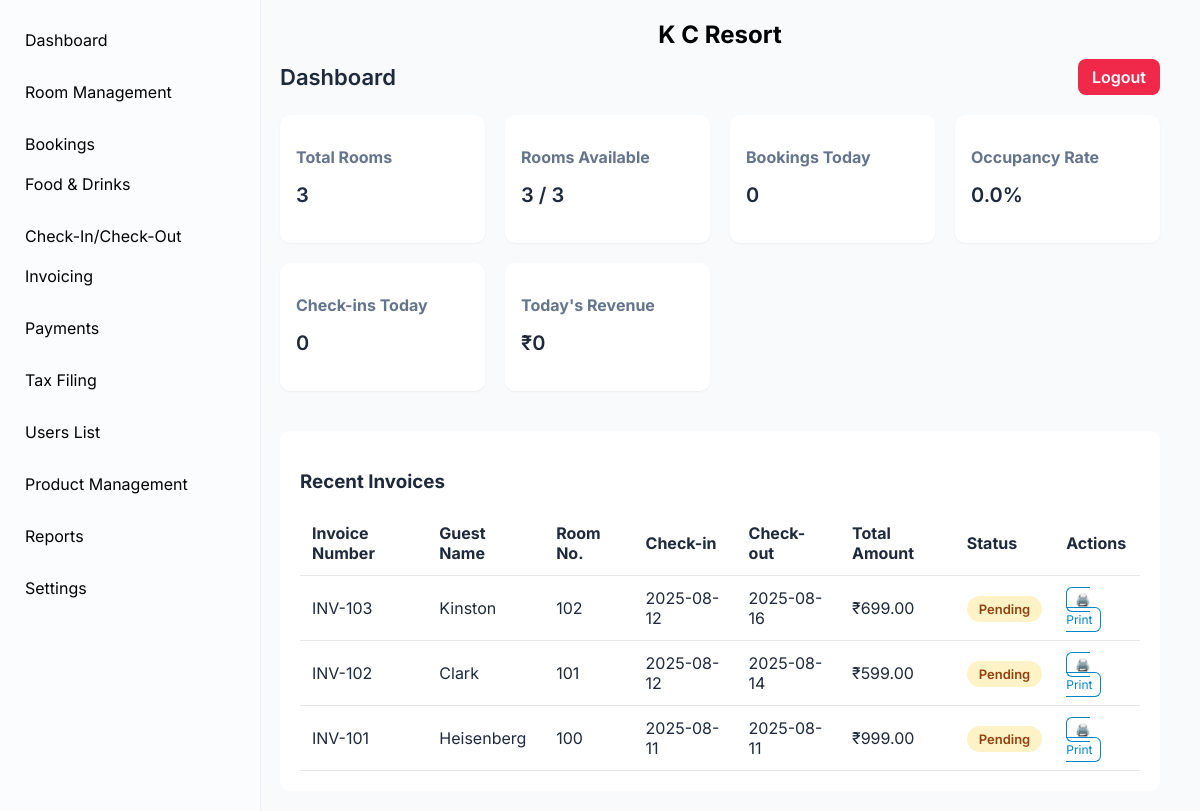
Before: /dashboard/ (signed in) with the older database file.
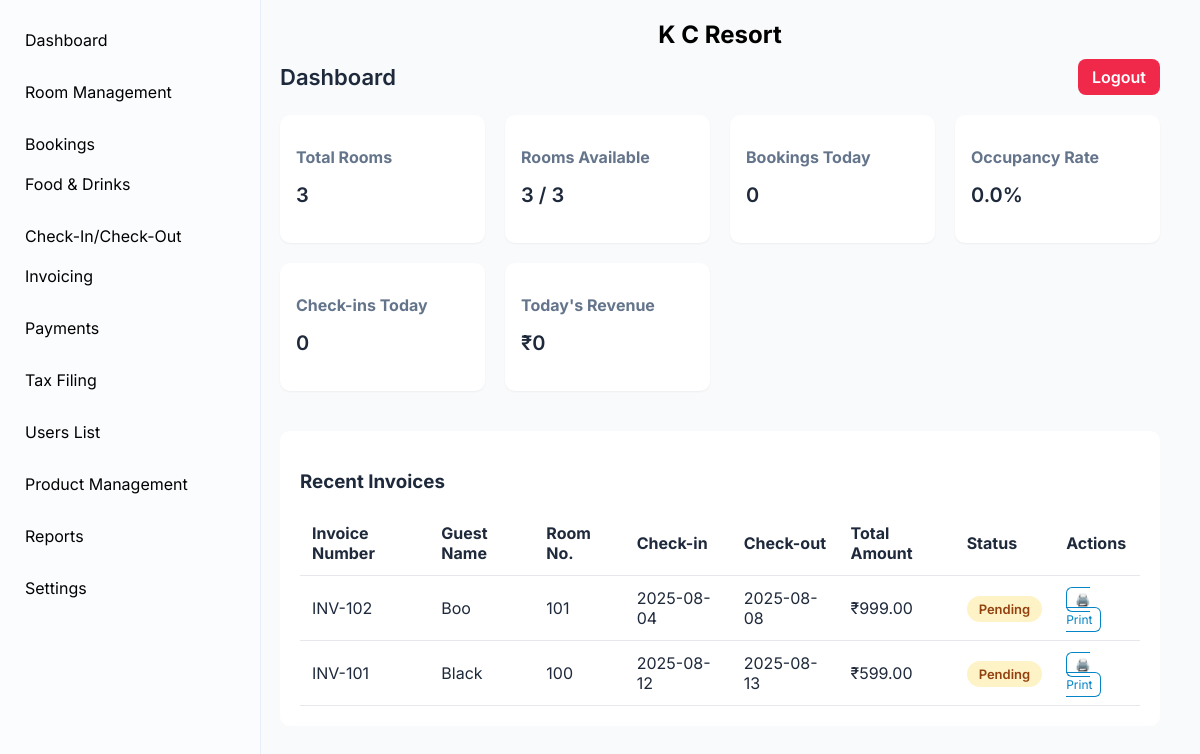
After: the same page with the newer database file.
### booking/models.py (models this page shows, shortened)
class Booking(models.Model):
    STATUS_CHOICES = [
        ('booked', 'Booked'),
        ('pre-booked', 'Pre-Booked'),
        ('completed', 'Completed'),
    ]
    PAYMENT_CHOICES = [
        ('upi', 'UPI'),
        ('cash', 'Cash'),
        ('card', 'Card'),
    ]
    PAYMENT_STATUS_CHOICES = [
        ('paid', 'Paid'),
        ('pending', 'Pending'),
        ('cancelled', 'Cancelled'),
    ]
    customer_name = models.CharField(max_length=100)
    phone_number = models.CharField(max_length=15)
    address = models.TextField(blank=True, null=True)
    document_type = models.CharField(
        max_length=50,
        choices=[('Aadhar', 'Aadhar'), ('License', 'License'), ('PAN', 'PAN')],
        default='Aadhar'
    )
    document_number = models.CharField(max_length=50)
    room = models.ForeignKey(Room, on_delete=models.CASCADE)
    adults = models.PositiveIntegerField(default=1)
    children = models.PositiveIntegerField(default=0)
    status = models.CharField(max_length=20, choices=STATUS_CHOICES, default='booked')
    checkin_datetime = models.DateTimeField(default=now)
    checkout_datetime = models.DateTimeField(blank=True, null=True)
    payment_type = models.CharField(max_length=10, choices=PAYMENT_CHOICES, default='cash')
    payment_status = models.CharField(max_length=10, choices=PAYMENT_STATUS_CHOICES, default='pending')
    apply_gst = models.BooleanField(default=False)
    price = models.DecimalField(max_digits=10, decimal_places=2, default=0)  # final total price
    cgst_amount = models.DecimalField(max_digits=10, decimal_places=2, default=0)
    sgst_amount = models.DecimalField(max_digits=10, decimal_places=2, default=0)
    amount_paid = models.DecimalField(max_digits=10, decimal_places=2, default=0)
    invoice_number = models.CharField(max_length=20, unique=True, blank=True, null=True)
    created_at = models.DateTimeField(auto_now_add=True)

### rooms/models.py (models this page shows, shortened)
class Room(models.Model):
    ROOM_TYPE_CHOICES = [
        ('Standard', 'Standard'),
        ('Deluxe', 'Deluxe'),
        ('Suite', 'Suite'),
    ]
    AC_CHOICES = [
        ('AC', 'A/C'),
        ('Non-AC', 'Non A/C'),
    ]
    STATUS_CHOICES = [
        ('Available', 'Available'),
        ('Occupied', 'Occupied'),
        ('Maintenance', 'Maintenance'),
    ]
    room_number = models.CharField(max_length=10, unique=True)
    room_type = models.CharField(max_length=20, choices=ROOM_TYPE_CHOICES)
    ac_type = models.CharField(max_length=10, choices=AC_CHOICES, default='Non-AC')
    floor = models.ForeignKey(Floor, on_delete=models.SET_NULL, null=True, default=None)
    price = models.DecimalField(max_digits=10, decimal_places=2)
    status = models.CharField(max_length=20, choices=STATUS_CHOICES, default='Available')

### core/views.py (the view, shortened to what this page needs)
# urls.py: path("dashboard/", views.dashboard, name="dashboard"),  # Dashboard with invoices included
@login_required
def dashboard(request):
    today = timezone.localdate()
    total_rooms = Room.objects.count()
    occupied_bookings = Booking.objects.filter(
        checkin_datetime__date__lte=today
    ).filter(
        Q(checkout_datetime__isnull=True) | Q(checkout_datetime__date__gt=today)
    )
    occupied_rooms = occupied_bookings.values('room_id').distinct().count()
    available_rooms = max(total_rooms - occupied_rooms, 0)
    occupancy_rate = round((occupied_rooms / total_rooms) * 100, 2) if total_rooms else 0.0
    todays_bookings = Booking.objects.filter(created_at__date=today).count()
    todays_checkins = Booking.objects.filter(checkin_datetime__date=today).count()
    todays_revenue = Booking.objects.filter(
        created_at__date=today,
        payment_status="paid"
    ).aggregate(total=Sum('price'))['total'] or 0
    form = InvoiceFilterForm(request.GET or None)
    invoices = Booking.objects.select_related('room').order_by('-created_at')
    context = {
        "total_rooms": total_rooms,
        "occupied_rooms": occupied_rooms,
        "available_rooms": available_rooms,
        "occupancy_rate": occupancy_rate,
        "todays_bookings": todays_bookings,
        "todays_checkins": todays_checkins,
        "todays_revenue": todays_revenue,
        "bookings": invoices,  # pass filtered invoices to dashboard
        "form": form,
    }
    return render(request, "core/dashboard.html", context)

### accounts/models.py (called while the page is built)
    def is_admin(self):
        return self.role == self.ROLE_ADMIN

### core/templates/core/dashboard.html (shortened to what this page needs)
<!DOCTYPE html>
<html lang="en">
<head>
</head>
<body>
  <div class="sidebar">
  <ul>
    <li><a href="{% url 'core:dashboard' %}">Dashboard</a></li>
    <li><a href="{% url 'rooms:room_management' %}">Room Management</a></li>
    <lii class="active"><a href="{% url 'booking:booking_list' %}">Bookings</a></lii>
    <li><a href="{% url 'foods:food_entry' %}">Food & Drinks</a></li>
    <l><a href="{% url 'checkin_checkout:checkin_checkout' %}">Check-In/Check-Out</a></l>
    <li><a href="{% url 'invoices:invoice_list' %}">Invoicing</a></li>
    <li><a href="{% url 'transaction:payment_list' %}">Payments</a></li>
    <li><a href="{% url 'tax_filling:tax_filling' %}">Tax Filing</a></li>
    <li><a href="{% url 'accounts:create-receptionist' %}">Users List</a></li>
    <li><a href="{% url 'products:product_list' %}">Product Management</a></li>
    {% if request.user.is_admin or request.user.is_subadmin %}
        <li><a href="{% url 'reports:dashboard' %}">Reports</a></li>
        <li><a href="{% url 'settings:dashboard' %}">Settings</a></li>
    {% endif %}
  </ul>
  </div>
  <div class="main">
    <div class="main-header">
      <span class="kc-name">K C Resort</span>
      <div class="header-row">
        <span class="dashboard-title">Dashboard</span>
        <a href="{% url 'accounts:logout' %}" class="logout-btn">Logout</a>
      </div>
    </div>
    <div class="cards">
      <div class="card"><h3>Total Rooms</h3><p>{{ total_rooms }}</p></div>
      <div class="card"><h3>Rooms Available</h3><p>{{ available_rooms }} / {{ total_rooms }}</p></div>
      <div class="card"><h3>Bookings Today</h3><p>{{ todays_bookings }}</p></div>
      <div class="card"><h3>Occupancy Rate</h3><p>{{ occupancy_rate }}%</p></div>
      <div class="card"><h3>Check-ins Today</h3><p>{{ todays_checkins }}</p></div>
      <div class="card"><h3>Today's Revenue</h3><p>₹{{ todays_revenue }}</p></div>
    </div>
    <div class="table-container">
      <h3>Recent Invoices</h3>
      <table>
        <thead>
          <tr>
            <th>Invoice Number</th>
            <th>Guest Name</th>
            <th>Room No.</th>
            <th>Check-in</th>
            <th>Check-out</th>
            <th>Total Amount</th>
            <th>Status</th>
            <th>Actions</th>
          </tr>
        </thead>
        <tbody>
          {% for b in bookings %}
          <tr>
            <td>{{ b.invoice_number }}</td>
            <td>{{ b.customer_name }}</td>
            <td>{{ b.room.room_number }}</td>
            <td>{{ b.checkin_datetime|date:"Y-m-d" }}</td>
            <td>{% if b.checkout_datetime %}{{ b.checkout_datetime|date:"Y-m-d" }}{% else %}-{% endif %}</td>
            <td>₹{{ b.price }}</td>
            <td>
              {% if b.payment_status == 'paid' %}
                <span class="badge-paid">Paid</span>
              {% else %}
                <span class="badge-pending">Pending</span>
              {% endif %}
            </td>
            <td>
              <a href="{% url 'core:invoice_detail' b.id %}" class="btn-print" target="_blank">🖨️ Print</a>
            </td>
          </tr>
          {% empty %}
          <tr><td colspan="8" class="text-center">No records available</td></tr>
          {% endfor %}
        </tbody>
      </table>
    </div>
  </div>
</body>
</html>

Changed rows visible on the page:
removed Booking: invoice_number "INV-103", customer_name "Kinston", room.room_number "102", checkin_datetime "2025-08-12", checkout_datetime "2025-08-16", price "699.00", payment_status "Pending"
changed Booking "INV-102": customer_name "Clark" → "Boo"; checkin_datetime "2025-08-12" → "2025-08-04"; checkout_datetime "2025-08-14" → "2025-08-08"; price "599.00" → "999.00"
changed Booking "INV-101": customer_name "Heisenberg" → "Black"; checkin_datetime "2025-08-11" → "2025-08-12"; checkout_datetime "2025-08-11" → "2025-08-13"; price "999.00" → "599.00"
